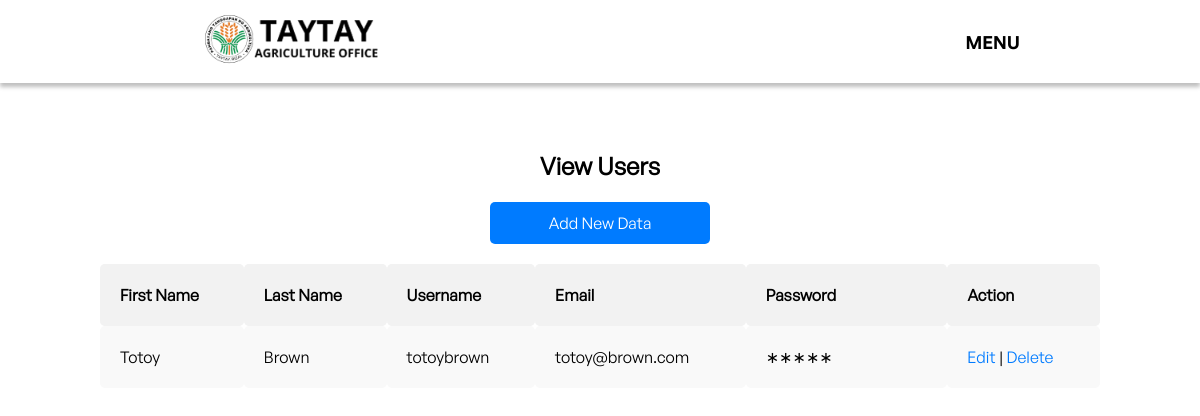
/viewUser.php, run on an earlier commit of the app's database.
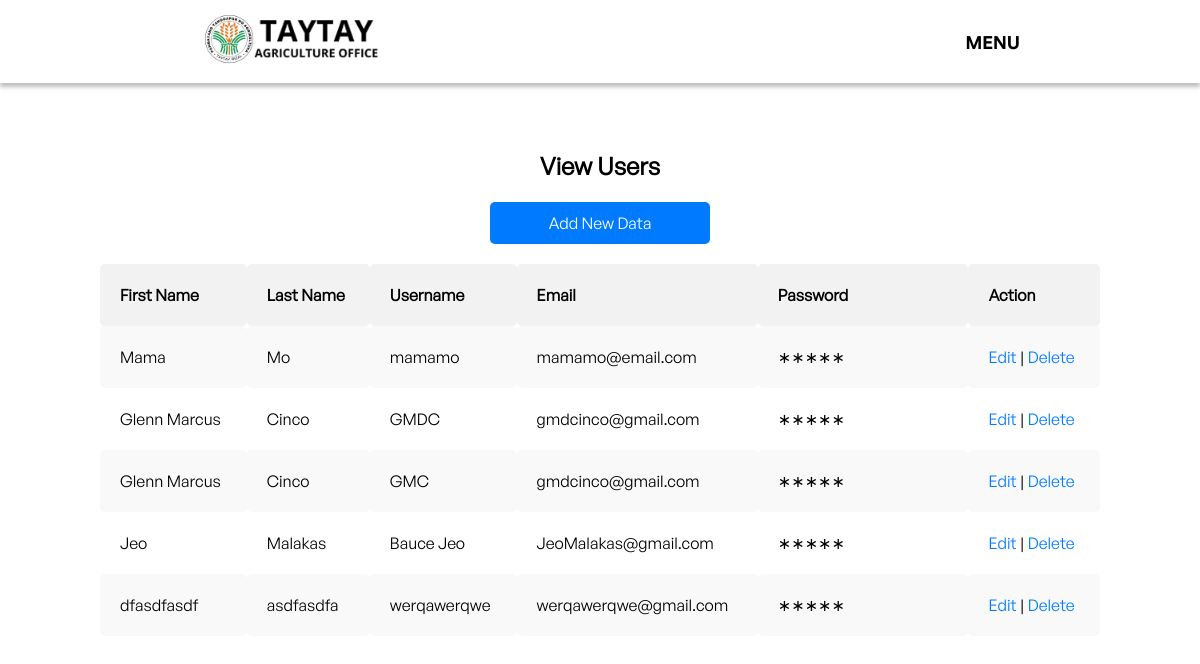
And on a later commit of the database.
### tables this page shows
CREATE TABLE `users` (
  `user_id` int(11) NOT NULL,
  `user_type` int(1) NOT NULL DEFAULT 0 COMMENT '1=Admin, 0=User',
  `username` varchar(50) NOT NULL,
  `password` varchar(50) NOT NULL,
  `first_name` varchar(50) NOT NULL,
  `last_name` varchar(50) NOT NULL,
  `email` varchar(50) NOT NULL
);

### viewUser.php (the view, shortened to what this page needs)
<?php
include "config.php";
include "admin-navbar.php";
$result = mysqli_query($conn, "SELECT * FROM `users` ORDER BY `user_id` DESC");
?>
<html>
<head>
	<link rel="stylesheet" type="text/css" href="viewUser.css">
</head>
<body>
<div class="table-container">
	<h2>View Users</h2>
	<a class="add-link" href="addUser.php">Add New Data</a>
	<table>
		<thead>
		<tr>
			<th>First Name</th>
			<th>Last Name</th>
			<th>Username</th>
			<th>Email</th>
			<th>Password</th>
			<th>Action</th>
		</tr>
		</thead>
		<tbody>
		<?php
		while ($query = mysqli_fetch_assoc($result)) {
			echo "<tr>";
			echo "<td>".$query['first_name']."</td>";
			echo "<td>".$query['last_name']."</td>";;
            echo "<td>".$query['username']."</td>";
			echo "<td>".$query['email']."</td>";;
			echo "<td> <span class='HiddenText'>".$query['password']."</span></td>";
			echo "<td><a href=\"editUser.php?id=$query[user_id]\">Edit</a> |
			<a href=\"delete.php?id=$query[user_id]\" onClick=\"return confirm('Are you sure you want to delete?')\">Delete</a></td>";
		}
		?>
		</tbody>
	</table>
</body>
</html>

What changed in the data, as far as the page shows it:
removed users: first_name "Totoy", last_name "Brown", username "totoybrown", email "totoy@brown.com"
added users: first_name "Mama", last_name "Mo", username "mamamo", email "mamamo@email.com"
added users: first_name "Glenn Marcus", last_name "Cinco", username "GMDC", email "gmdcinco@gmail.com"
added users: first_name "Glenn Marcus", last_name "Cinco", username "GMC", email "gmdcinco@gmail.com"
added users: first_name "Jeo", last_name "Malakas", username "Bauce Jeo", email "JeoMalakas@gmail.com"
added users: first_name "dfasdfasdf", last_name "asdfasdfa", username "werqawerqwe", email "werqawerqwe@gmail.com"
